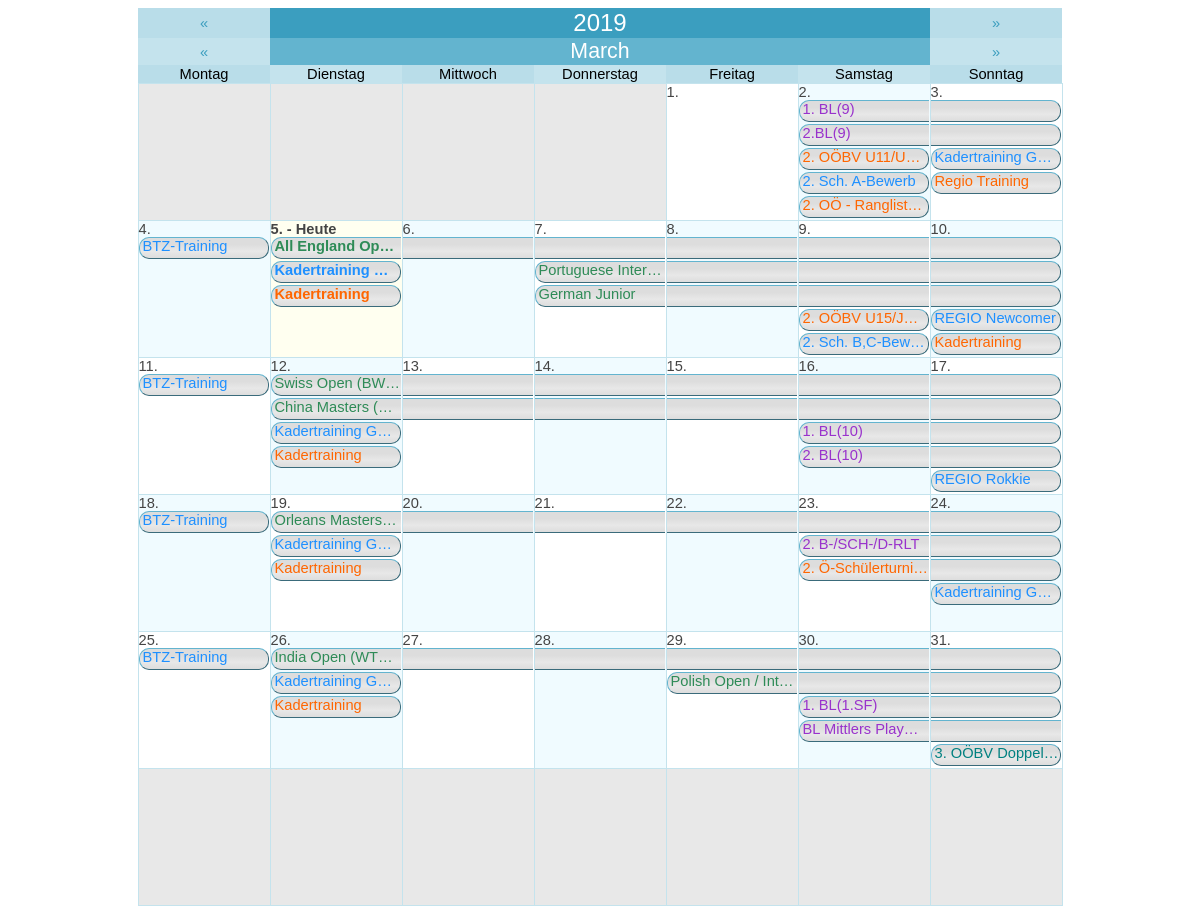
The app's page /graphic_calendar.php, older data.
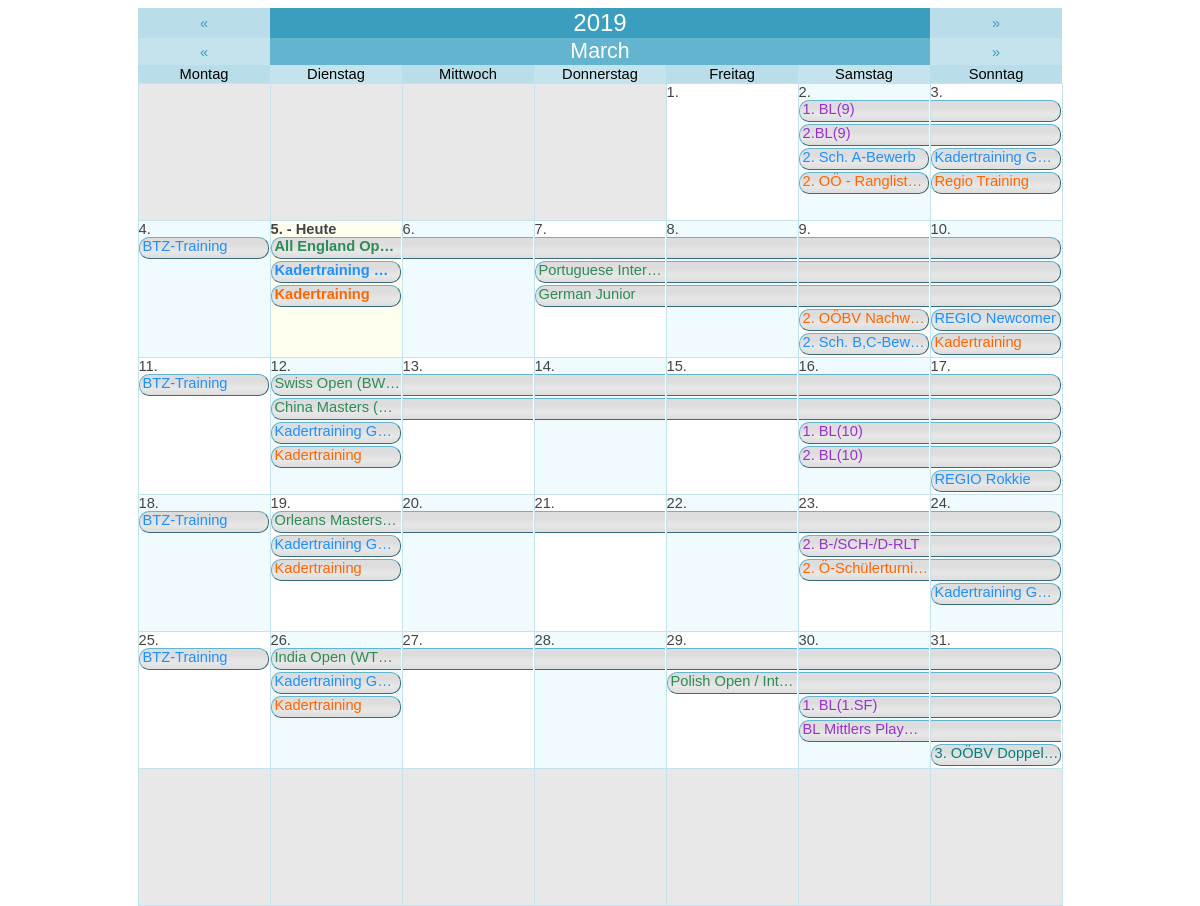
The same page, newer data.
### tables this page shows
CREATE TABLE `agenda` (
  `id` int(11) NOT NULL AUTO_INCREMENT,
  `title` varchar(255) NOT NULL DEFAULT '',
  `description` text NOT NULL,
  `date_begin` date NOT NULL DEFAULT '0000-00-00',
  `date_end` date NOT NULL DEFAULT '0000-00-00',
  `isTimespan` tinyint(1) NOT NULL DEFAULT '0',
  `location` varchar(255) NOT NULL DEFAULT '',
  `time_start` time NOT NULL DEFAULT '00:00:00',
  `time_end` time NOT NULL DEFAULT '00:00:00',
  `category` varchar(20) NOT NULL,
  `participant` varchar(255) NOT NULL DEFAULT '',
  `responsible` varchar(255) DEFAULT '',
  `additional_info` text,
  PRIMARY KEY (`id`)
);

CREATE TABLE `zentralausschreibungen` (
  `id` int(11) NOT NULL AUTO_INCREMENT,
  `size` varchar(10) NOT NULL DEFAULT '',
  `category` varchar(200) NOT NULL DEFAULT '',
  `title_line1` varchar(255) NOT NULL DEFAULT '',
  `title_line2` varchar(255) NOT NULL DEFAULT '',
  `date_begin` date NOT NULL DEFAULT '0000-00-00',
  `date_end` date NOT NULL DEFAULT '0000-00-00',
  `act_timespan` int(11) NOT NULL DEFAULT '0',
  `act_verein` tinyint(1) NOT NULL DEFAULT '0',
  `verein` varchar(255) NOT NULL DEFAULT '',
  `act_uhrzeit` tinyint(1) NOT NULL DEFAULT '0',
  `uhrzeit` varchar(255) NOT NULL DEFAULT '',
  `act_auslosung` tinyint(1) NOT NULL DEFAULT '0',
  `auslosung` varchar(255) NOT NULL DEFAULT '',
  `act_hallenname` tinyint(1) NOT NULL DEFAULT '0',
  `hallenname` varchar(255) NOT NULL DEFAULT '',
  `act_anschrift_halle` tinyint(1) NOT NULL DEFAULT '0',
  `anschrift_halle` varchar(255) NOT NULL DEFAULT '',
  `act_anzahl_felder` tinyint(1) NOT NULL DEFAULT '0',
  `anzahl_felder` varchar(50) NOT NULL DEFAULT '',
  `act_turnierverantwortlicher` tinyint(1) NOT NULL DEFAULT '0',
  `turnierverantwortlicher` varchar(255) NOT NULL DEFAULT '',
  `act_oberschiedsrichter` tinyint(1) NOT NULL DEFAULT '0',
  `oberschiedsrichter` varchar(255) NOT NULL DEFAULT '',
  `act_telefon` tinyint(1) NOT NULL DEFAULT '0',
  `telefon` varchar(30) NOT NULL DEFAULT '',
  `act_anmeldung_online` tinyint(1) NOT NULL DEFAULT '0',
  `anmeldung_online` varchar(255) NOT NULL DEFAULT '',
  `act_anmeldung_email` tinyint(1) NOT NULL DEFAULT '0',
  `anmeldung_email` varchar(255) NOT NULL DEFAULT '',
  `act_nennungen_email` tinyint(1) NOT NULL DEFAULT '0',
  `nennungen_email` varchar(255) NOT NULL DEFAULT '',
  `act_nennschluss` tinyint(1) NOT NULL DEFAULT '0',
  `nennschluss` date NOT NULL DEFAULT '0000-00-00',
  `act_zusatzangaben` tinyint(1) NOT NULL DEFAULT '0',
  `zusatzangaben` varchar(255) NOT NULL DEFAULT '',
  `location` varchar(255) NOT NULL DEFAULT '',
  PRIMARY KEY (`id`)
);

### data/mysql.lib.php (called while the page is built, shortened)
<?php
class MySQL
{
    private static $sqlConnectionLink;
    public static function SetSQLLink($link)
    {
        self::$sqlConnectionLink = $link;
    }
    private static function GetParamTypeList($paramTypeList,$paramAmt)
    {
        if(substr($paramTypeList,0,1) == "@")
        {
            $broadcastType = str_replace("@","",$paramTypeList);
            $mySQLParamTypes = '';
            for($i=0;$i<$paramAmt;$i++) $mySQLParamTypes .= $broadcastType;
        }
        else
        {
            if($paramAmt == strlen($paramTypeList) OR ($paramTypeList == "" AND $paramAmt == -1)) $mySQLParamTypes = $paramTypeList;
            else die("<b>Not enought parameters provided!</b> <br> <b>Provided: </b> ".strlen($paramTypeList)." <br><b>Required:</b> $paramAmt");
        }
        return $mySQLParamTypes;
    }
    public static function Row($sqlStatement,$parameterTypes="", &...$sqlParameters)
    {
        $parameterAmount = func_num_args() - 2;
        $parameterTypeList = self::GetParamTypeList($parameterTypes,$parameterAmount);
        $stmt = self::$sqlConnectionLink->prepare($sqlStatement);
        if($parameterTypes != "") call_user_func_array(array($stmt, "bind_param"), array_merge(array($parameterTypeList), $sqlParameters));
        $stmt->execute();
        $result = $stmt->get_result();
        $row = $result->fetch_array();
        return $row;
    }
    public static function Cluster($sqlStatement,$parameterTypes="", &...$sqlParameters)
    {
        $rowArray = array();
        $parameterAmount = func_num_args() - 2;
        $parameterTypeList = self::GetParamTypeList($parameterTypes,$parameterAmount);
        $stmt = self::$sqlConnectionLink->prepare($sqlStatement);
        if($parameterTypes != "") call_user_func_array(array($stmt, "bind_param"), array_merge(array($parameterTypeList), $sqlParameters));
        $stmt->execute();
        $result = $stmt->get_result();
        while($row = $result->fetch_assoc()) array_push($rowArray,$row);
        return $rowArray;
    }
}
?>

### data/setting.lib.php (called while the page is built, shortened)
<?php
class Setting
{
    private static $sqlConnectionLink;
    public static function SetSQLLink($link)
    {
        self::$sqlConnectionLink = $link;
    }
    public static function Get($setting)
    {
        $stmt = self::$sqlConnectionLink->prepare("SELECT value FROM settings WHERE setting = ?");
        $stmt->bind_param('s', $setting);
        $stmt->execute();
        $result = $stmt->get_result();
        $value = $result->fetch_array();
        switch($value[0])
        {
            case 'true':    return true;
            default:        return $value[0];
        }
    }
}
?>

### graphic_calendar.php (the view, shortened to what the rows shown need)
<?php
    echo '
        <!DOCTYPE html>
        <html>
            <head>
                ';
                require("headerlinks.php");
                echo '
                <!--
                <link rel="stylesheet" href="https://use.fontawesome.com/releases/v5.3.1/css/all.css">
                <link rel="stylesheet" type="text/css" href="/css/style.css">
                <link rel="stylesheet" href="https://cdnjs.cloudflare.com/ajax/libs/font-awesome/4.7.0/css/font-awesome.min.css">
                <meta charset="utf-8">
                -->
            </head>
            <body>
                <div class="iframe_content" style="height: 600px;">
    ';
    $dateok = false;
    if (!$dateok)
    {
        $mo = date('m');
        $da = date('d');
        $yr = date('Y');
    }
    $offset = date('w', mktime(0,0,0,$mo,1,$yr));
    $nd = date('d', mktime(0,0,0,$mo+1,0,$yr));
    $days = array();
    for ($i=0;$i<=42;$i++) $days[$i]['out']= '&nbsp;';
    $j=1;
    for ($i=$offset;$i<=($offset+$nd-1);$i++)
    {
        $day = $j++;
        $date = $yr.'-'.str_pad($mo,2,0,STR_PAD_LEFT).'-'.str_pad($day,2,0,STR_PAD_LEFT);
        $days[$i]['out']= $day.'.';
        $days[$i]['dat']= $date;
    }
    $redirEx = '';
    echo '
        <center>
            <table class="calendar_table">
            <tr>
                <td colspan="1"><a href="?day='.date('Y-m-d', mktime(0,0,0,$mo,$da,$yr-1)).$redirEx.'">&laquo;</a></td>
                <td colspan="5"><b>'.$yr.'</b></td>
                <td colspan="1"><a href="?day='.date('Y-m-d', mktime(0,0,0,$mo,$da,$yr+1)).$redirEx.'">&raquo;</a></td>
            </tr>
            <tr>
                <td colspan="1"><a href="?day='.date('Y-m-d', mktime(0,0,0,$mo,0,$yr)).$redirEx.'">&laquo;</a></td>
                <td colspan="5"><b>'.str_replace('Mrz','M&auml;rz',SReplace(strftime("%B",strtotime($yr.'-'.$mo.'-'.$da)))).'</b></td>
                <td colspan="1"><a href="?day='.date('Y-m-d', mktime(0,0,0,$mo+1,1,$yr)).$redirEx.'">&raquo;</a></td>
            </tr>
            <tr>
                <td>Montag</td>
                <td>Dienstag</td>
                <td>Mittwoch</td>
                <td>Donnerstag</td>
                <td>Freitag</td>
                <td>Samstag</td>
                <td>Sonntag</td>
            </tr>
    ';
    $cntr = 1;
    $sqlExtension = '';
    $thisMontAndYear = $yr.'-'.str_pad($mo,2,0,STR_PAD_LEFT).'-%';
    $zaSiMonthCluster = MySQL::Cluster("SELECT * FROM zentralausschreibungen WHERE act_timespan = '0' $sqlExtension AND date_begin LIKE ?",'s',$thisMontAndYear);
    $agTSMonthCluster = MySQL::Cluster("SELECT * FROM agenda WHERE isTimespan = '1' $sqlExtension AND (date_begin LIKE ? OR date_end LIKE ?) ",'ss',$thisMontAndYear,$thisMontAndYear);
    $agSiMonthCluster = MySQL::Cluster("SELECT * FROM agenda WHERE isTimespan = '0' $sqlExtension AND date_begin LIKE ?",'s',$thisMontAndYear);
    $categoryColor = array(
    "Landesmeisterschaft" => Setting::Get("ColorLandesmeisterschaft"),
    "Doppelturnier" => Setting::Get("ColorDoppelturnier"),
    "Nachwuchs" => Setting::Get("ColorNachwuchs"),
    "SchuelerJugend" => Setting::Get("ColorSchuelerJugend"),
    "Senioren" => Setting::Get("ColorSenioren"),
    "Training" => Setting::Get("ColorTraining"),
    "OEBVInternational" => Setting::Get("ColorOEBVInternational"),
    "OEBV" => Setting::Get("ColorOEBV"),
    "LV" => Setting::Get("ColorLV"));
    $designDataGrid = array_fill(0,31,array(NULL,NULL,NULL,NULL,NULL,NULL));
    for($ddg = 0 ; $ddg < 31 ; $ddg++)
    {
        foreach($agTSMonthCluster AS $dateData)
        {
            $datePartsBegin = explode('-',$dateData['date_begin']);
            $datePartsEnd = explode('-',$dateData['date_end']);
            if($datePartsBegin[2] == $ddg + 1)
            {
                $timespan =  $datePartsEnd[2] - $datePartsBegin[2] + 1;
                for($lctr = 5 ; $lctr >= 0 ; $lctr--)
                {
                    $layerValid = true;
                    for($ldctr = 0 ; $ldctr < $timespan ; $ldctr++) if($designDataGrid[$ddg + $ldctr][$lctr] != NULL) $layerValid = false;
                    if($layerValid) $layer = $lctr;
                }
                for($dctr = 0 ; $dctr < $timespan ; $dctr++) $designDataGrid[$ddg + $dctr][$layer] = 'AG-'.$dateData['id'];
            }
        }
        foreach($zaSiMonthCluster AS $dateData)
        {
            $datePartsBegin = explode('-',$dateData['date_begin']);
            if($datePartsBegin[2] == $ddg + 1)
            {
                for($lctr = 5 ; $lctr >= 0 ; $lctr--)
                {
                    $layerValid = true;
                    if($designDataGrid[$ddg][$lctr] != NULL) $layerValid = false;
                    if($layerValid) $layer = $lctr;
                }
                $designDataGrid[$ddg][$layer] = 'ZA-'.$dateData['id'];
            }
        }
        foreach($agSiMonthCluster AS $dateData)
        {
            $datePartsBegin = explode('-',$dateData['date_begin']);
            if($datePartsBegin[2] == $ddg + 1)
            {
                for($lctr = 5 ; $lctr >= 0 ; $lctr--)
                {
                    $layerValid = true;
                    if($designDataGrid[$ddg][$lctr] != NULL) $layerValid = false;
                    if($layerValid) $layer = $lctr;
                }
                $designDataGrid[$ddg][$layer] = 'AG-'.$dateData['id'];
            }
        }
    }
    for($lctr = 0 ; $lctr < 5 ; $lctr++)
    {
        for($ddg = 0 ; $ddg < 31 ; $ddg++) if($designDataGrid[$ddg][$lctr] != NULL) $lastLayer =  $lctr;
    }
    for ($i=1;$i<=6;$i++)
    {
        echo '<tr>';
        for ($j=1;$j<=7;$j++)
        {
            $curr = $cntr++;
            $accent = ($days[$curr]['dat'] == "") ? 'blank' : (($curr % 2 == 0) ? 'accent1' : 'accent2');
            $style = (date("Y-m-d") == $days[$curr]['dat']) ? 'bold' : 'normal';
            $today = (date("Y-m-d") == $days[$curr]['dat']) ? 'today' : '';
            $selectStyle = (isset($_GET['datum']) AND $_GET['datum']==$days[$curr]['dat']) ? 'selected' : '';
            echo '
                <td class="'.$selectStyle.' '.$accent.' '.$today.'" style="font-weight: '.$style.'">
                <span>'.$days[$curr]['out'].' '.((date("Y-m-d") == $days[$curr]['dat']) ? ' - Heute' : '').'</span>
            ';
            $curDate = $days[$curr]['dat'];
            $dayNow = intval(str_replace('.','',$days[$curr]['out']));
            echo '<table class="cellContentData">';
            for($dctr = 0 ; $dctr <= $lastLayer ; $dctr++)
            {
                $dataParts = explode("-",$designDataGrid[$dayNow - 1][$dctr]);
                if($dataParts[0] == "ZA" OR $dataParts[0] == "AG")
                {
                    if($dataParts[0] == "ZA")
                    {
                        $calData = MySQL::Row("SELECT *,CONCAT_WS(' ',title_line1,title_line2) AS displayTitle FROM zentralausschreibungen WHERE id = ?",'i',$dataParts[1]);
                        $displayTitle = '';
                        if($calData['act_timespan'])
                        {
                            if($curDate == $calData['date_begin'])
                            {
                                $cellStyle = "timespanStart";
                                $displayTitle = $calData['displayTitle'];
                            }
                            else if($curDate == $calData['date_end'])
                            {
                                $cellStyle = "timespanEnd";
                                $dateModalInfo = '';
                            }
                            else
                            {
                                $cellStyle = "timespanMiddle";
                                $dateModalInfo = '';
                            }
                            if($j == 1) $displayTitle = $calData['displayTitle'];
                        }
                        else
                        {
                            $cellStyle = "timespanSingle";
                            $displayTitle = $calData['displayTitle'];
                        }
                    }
                    if($dataParts[0] == "AG")
                    {
                        $calData = MySQL::Row("SELECT *,title AS displayTitle FROM agenda WHERE id = ?",'i',$dataParts[1]);
                        $displayTitle = '';
                        if($calData['isTimespan'])
                        {
                            if($curDate == $calData['date_begin'])
                            {
                                $cellStyle = "timespanStart";
                                $displayTitle = $calData['displayTitle'];
                            }
                            else if($curDate == $calData['date_end'])
                            {
                                $cellStyle = "timespanEnd";
                            }
                            else
                            {
                                $cellStyle = "timespanMiddle";
                            }
                        }
                        else
                        {
                            $cellStyle = "timespanSingle";
                            $displayTitle = $calData['displayTitle'];
                        }
                    }
                    echo '
                        <tr>
                            <td>
                                <a href="#calenderInfo'.$designDataGrid[$dayNow - 1][$dctr].'" style="text-decoration:none;">
                                    <div id="'.$cellStyle.'" style="color: '.(($calData['category']!="") ? $categoryColor[$calData['category']] : '#000000').';">'.$displayTitle.'</div>
                                </a>
                            </td>
                        </tr>
                    ';
                }
                else echo '<tr><td></td></tr>';
            }
            echo '</table>';
            echo'
                </td>
            ';
        }
        echo '</tr>';
    }
    echo '
            </table>
        </center>
    ';
    echo '
                </div>
            </body>
        </html>
    ';
?>

Row changes from the older to the newer data that the page shows:
removed zentralausschreibungen: displayTitle "2. OÖBV U11/U…"
changed zentralausschreibungen (number 1 of 2 on the later page): displayTitle "2. OÖBV U15/J…" → "2. OÖBV Nachw…"
